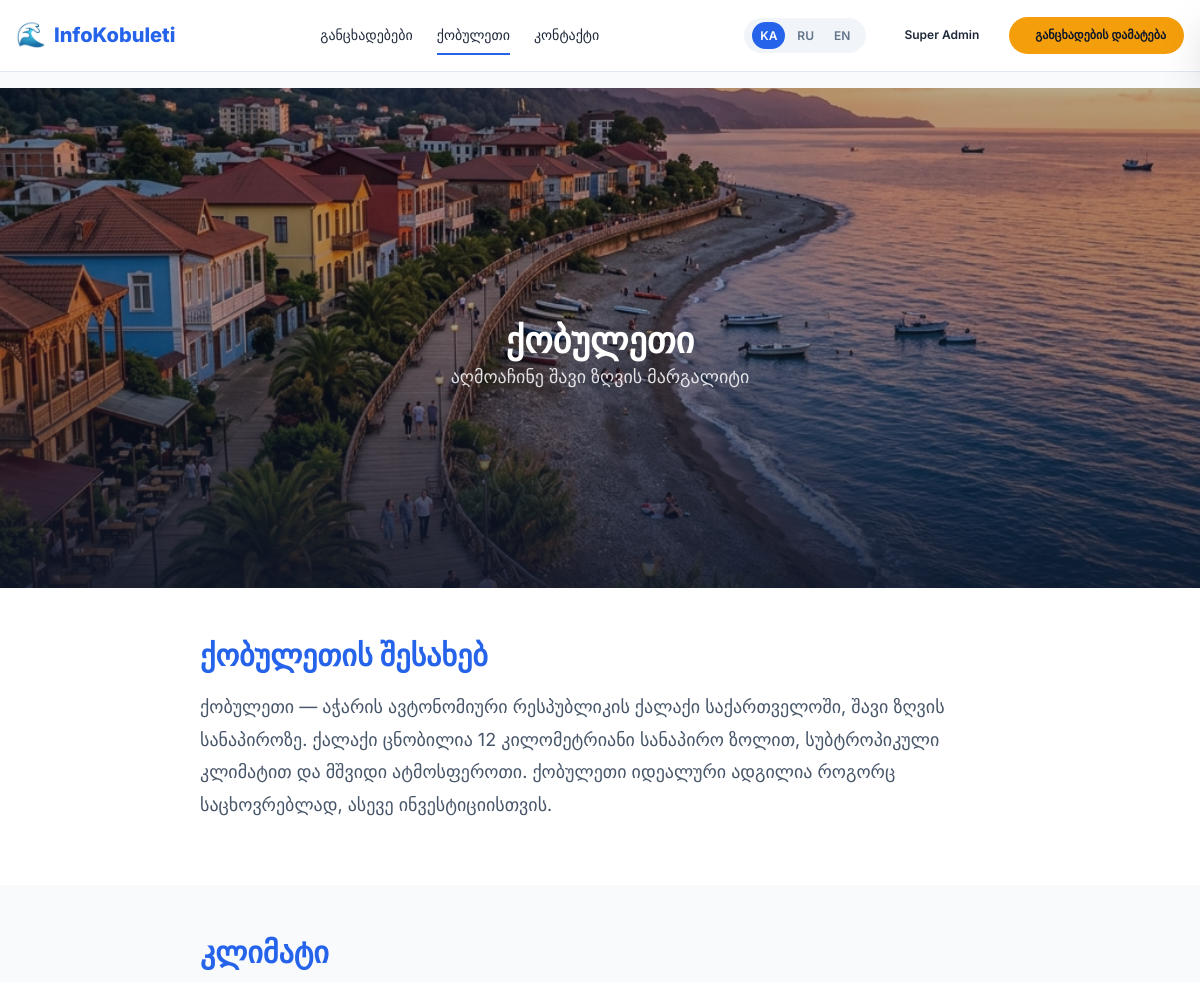
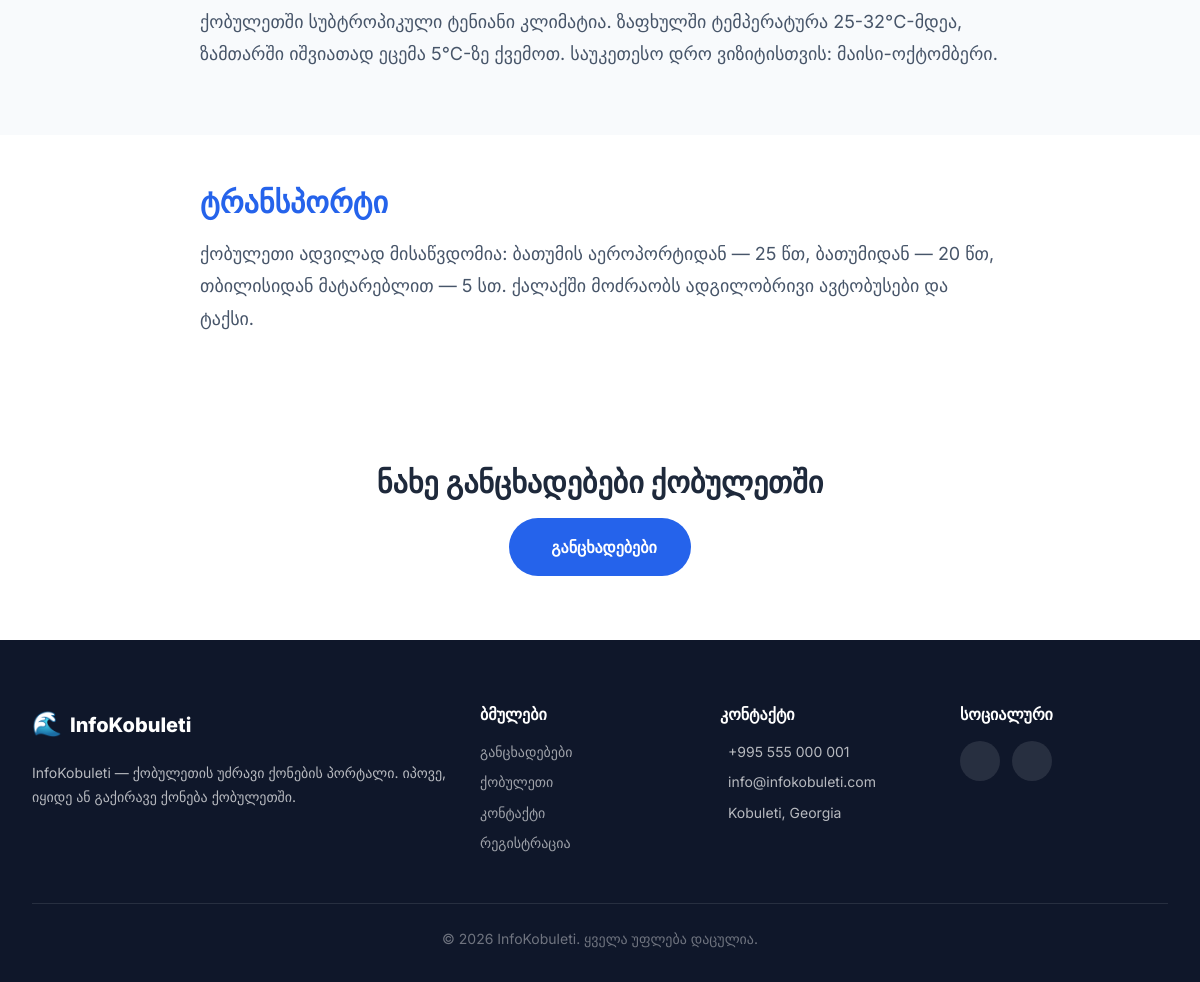
The page /kobuleti (signed in) on the database its author committed (2 pictures, top to bottom).
### tables this page shows
CREATE TABLE `kobuleti_info` (
  `id` INT AUTO_INCREMENT PRIMARY KEY,
  `section` VARCHAR(100) NOT NULL,
  `lang` ENUM('ka','ru','en') NOT NULL,
  `title` VARCHAR(500),
  `content` LONGTEXT,
  `updated_at` TIMESTAMP DEFAULT CURRENT_TIMESTAMP ON UPDATE CURRENT_TIMESTAMP,
  UNIQUE KEY `uniq_section_lang` (`section`, `lang`)
);

CREATE TABLE `settings` (
  `key_name` VARCHAR(100) PRIMARY KEY,
  `value` TEXT,
  `updated_at` TIMESTAMP DEFAULT CURRENT_TIMESTAMP ON UPDATE CURRENT_TIMESTAMP
);

### app/controllers/PageController.php (called while the page is built, shortened)
<?php
class PageController {
    public function kobuleti() {
        $db = Database::getInstance();
        $lang = Language::get();
        $stmt = $db->prepare("SELECT * FROM kobuleti_info WHERE lang = :lang ORDER BY id ASC");
        $stmt->execute([':lang' => $lang]);
        $sections = $stmt->fetchAll();
        require VIEW_PATH . '/pages/about-kobuleti.php';
        require VIEW_PATH . '/layouts/main.php';
    }
}

### app/helpers/Helpers.php (called while the page is built, shortened)
<?php
function __($key, $params = []) {
    $text = $GLOBALS['_lang'][$key] ?? $key;
    return $text;
}
function e($string) {
    return htmlspecialchars($string ?? '', ENT_QUOTES, 'UTF-8');
}
function asset($path) {
    return BASE_URL . '/public/assets/' . ltrim($path, '/');
}

### config/database.php (called while the page is built, shortened)
<?php
class Database {
    private static ?PDO $instance = null;
    public static function getInstance(): PDO {
        if (self::$instance === null) {
            $host = defined('DB_HOST') ? DB_HOST : 'localhost';
            $name = defined('DB_NAME') ? DB_NAME : 'infokobuleti';
            $user = defined('DB_USER') ? DB_USER : 'root';
            $pass = defined('DB_PASS') ? DB_PASS : '';
            $charset = 'utf8mb4';
            $dsn = "mysql:host={$host};dbname={$name};charset={$charset}";
            $options = [
                PDO::ATTR_ERRMODE            => PDO::ERRMODE_EXCEPTION,
                PDO::ATTR_DEFAULT_FETCH_MODE => PDO::FETCH_ASSOC,
                PDO::ATTR_EMULATE_PREPARES   => false,
                PDO::MYSQL_ATTR_INIT_COMMAND => "SET NAMES utf8mb4 COLLATE utf8mb4_unicode_ci"
            ];
            try {
                self::$instance = new PDO($dsn, $user, $pass, $options);
            } catch (PDOException $e) {
                if (defined('APP_DEBUG') && APP_DEBUG) {
                    die('Database connection failed: ' . $e->getMessage());
                }
                die('Database connection failed. Please try again later.');
            }
        }
        return self::$instance;
    }
}

### app/models/Setting.php (called while the page is built, shortened)
<?php
class Setting {
    private PDO $db;
    public function __construct() {
        $this->db = Database::getInstance();
    }
    public function get($key, $default = '') {
        $stmt = $this->db->prepare("SELECT value FROM settings WHERE key_name = :key LIMIT 1");
        $stmt->execute([':key' => $key]);
        $row = $stmt->fetch();
        $value = $row ? $row['value'] : $default;
        return $value;
    }
}

### views/pages/about-kobuleti.php (the view, shortened to what this page needs)
<section class="info-hero">
    <div class="hero-bg">
        <img src="<?= asset('img/kobuleti-hero.jpg') ?>" alt="Kobuleti"
             onerror="this.parentElement.style.background='linear-gradient(135deg, #1e3a5f, #10b981)'">
    </div>
    <div class="hero-overlay"></div>
    <div class="hero-content">
        <h1 style="color: var(--white);"><?= __('kobuleti_title') ?></h1>
        <p class="hero-subtitle"><?= __('kobuleti_subtitle') ?></p>
    </div>
</section>
<?php if (!empty($sections)): ?>
    <?php foreach ($sections as $i => $section): ?>
    <section class="info-section">
        <div class="container">
            <div class="info-content">
                <?php if (!empty($section['title'])): ?>
                <h2><?= e($section['title']) ?></h2>
                <?php endif; ?>
                <?= $section['content'] ?>
            </div>
        </div>
    </section>
    <?php endforeach; ?>
<?php endif; ?>
<section class="section section-alt">
    <div class="container text-center">
        <h2 style="margin-bottom: var(--space-4);"><?= __('kobuleti_cta') ?></h2>
        <a href="<?= BASE_URL ?>/listings" class="btn btn-primary btn-lg">
            <i class="ph ph-buildings"></i> <?= __('nav_listings') ?>
        </a>
    </div>
</section>

### views/partials/footer.php (shortened to what this page needs)
<footer class="site-footer">
    <div class="container">
        <div class="footer-grid">
            <div class="footer-col">
                <div class="footer-about">
                    <a href="<?= BASE_URL ?>" class="header-logo">
                        <span>🌊</span> InfoKobuleti
                    </a>
                    <p><?= __('footer_about') ?></p>
                </div>
            </div>
            <div class="footer-col">
                <h4><?= __('footer_links') ?></h4>
                <div class="footer-links">
                    <a href="<?= BASE_URL ?>/listings"><?= __('nav_listings') ?></a>
                    <a href="<?= BASE_URL ?>/kobuleti"><?= __('nav_kobuleti') ?></a>
                    <a href="<?= BASE_URL ?>/contact"><?= __('nav_contact') ?></a>
                    <a href="<?= BASE_URL ?>/register"><?= __('nav_register') ?></a>
                </div>
            </div>
            <div class="footer-col">
                <h4><?= __('footer_contact') ?></h4>
                <div class="footer-contact-item">
                    <span><?= e((new Setting)->get('contact_phone', '+995 555 000 001')) ?></span>
                </div>
                <div class="footer-contact-item">
                    <span><?= e((new Setting)->get('contact_email', 'info@infokobuleti.com')) ?></span>
                </div>
                <div class="footer-contact-item">
                    <span>Kobuleti, Georgia</span>
                </div>
            </div>
            <div class="footer-col">
                <h4><?= __('footer_social') ?></h4>
                <div class="footer-social">
                    <?php $fbUrl = (new Setting)->get('facebook_url'); ?>
                    <?php if ($fbUrl): ?>
                    <a href="<?= e($fbUrl) ?>" target="_blank" rel="noopener" aria-label="Facebook">
                    </a>
                    <?php endif; ?>
                    <?php $igUrl = (new Setting)->get('instagram_url'); ?>
                    <?php if ($igUrl): ?>
                    <a href="<?= e($igUrl) ?>" target="_blank" rel="noopener" aria-label="Instagram">
                    </a>
                    <?php endif; ?>
                </div>
            </div>
        </div>
        <div class="footer-bottom">
            <p><?= sprintf(__('footer_copyright'), date('Y')) ?></p>
        </div>
    </div>
</footer>

### rows shown on the page
kobuleti_info: title "ქობულეთის შესახებ", content "ქობულეთი — აჭარის ავტონომიური რესპუბლიკის ქალაქი საქართველოში, შავი ზღვის სანაპიროზე. ქალაქი ცნობილია 12 კილომეტრიანი სანაპირო ზოლით, სუბტროპიკული კლიმატით და მშვიდი ატმოსფეროთი. ქობულეთი იდეალური ადგილია როგორც საცხოვრებლად, ასევე ინვესტიციისთვის."
kobuleti_info: title "კლიმატი", content "ქობულეთში სუბტროპიკული ტენიანი კლიმატია. ზაფხულში ტემპერატურა 25-32°C-მდეა, ზამთარში იშვიათად ეცემა 5°C-ზე ქვემოთ. საუკეთესო დრო ვიზიტისთვის: მაისი-ოქტომბერი."
kobuleti_info: title "ტრანსპორტი", content "ქობულეთი ადვილად მისაწვდომია: ბათუმის აეროპორტიდან — 25 წთ, ბათუმიდან — 20 წთ, თბილისიდან მატარებლით — 5 სთ. ქალაქში მოძრაობს ადგილობრივი ავტობუსები და ტაქსი."
settings: value "+995 555 000 001"
settings: value "info@infokobuleti.com"

### other values the page prints
__('nav_listings') "განცხადებები"
__('nav_kobuleti') "ქობულეთი"
__('nav_contact') "კონტაქტი"
$label "KA"
$label "RU"
$label "EN"
Auth::user()['name'] "Super Admin"
__('nav_add_listing') "განცხადების დამატება"
__('kobuleti_title') "ქობულეთი"
__('kobuleti_subtitle') "აღმოაჩინე შავი ზღვის მარგალიტი"
__('kobuleti_cta') "ნახე განცხადებები ქობულეთში"
__('footer_about') "InfoKobuleti — ქობულეთის უძრავი ქონების პორტალი. იპოვე, იყიდე ან გაქირავე ქონება ქობულეთში."
__('footer_links') "ბმულები"
__('nav_register') "რეგისტრაცია"
__('footer_contact') "კონტაქტი"
